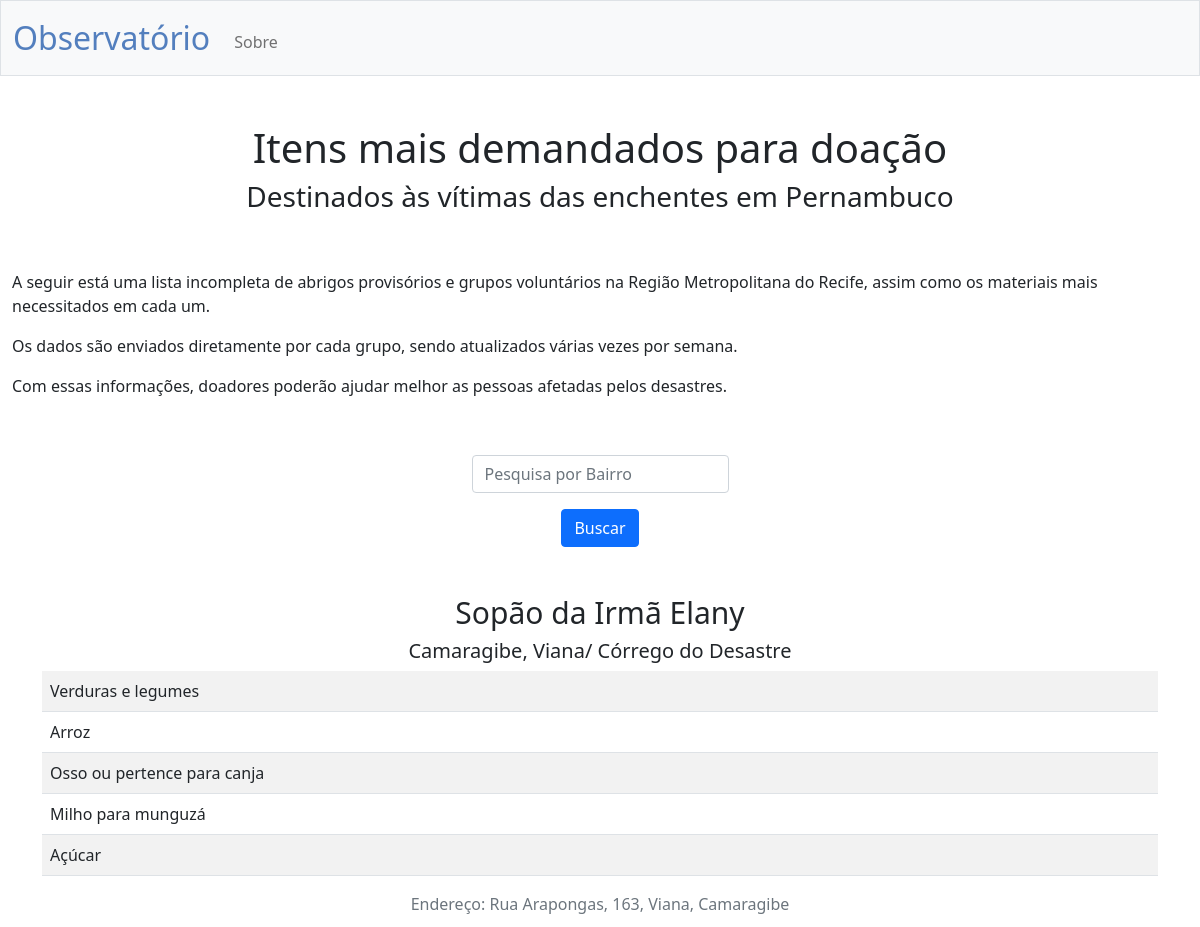
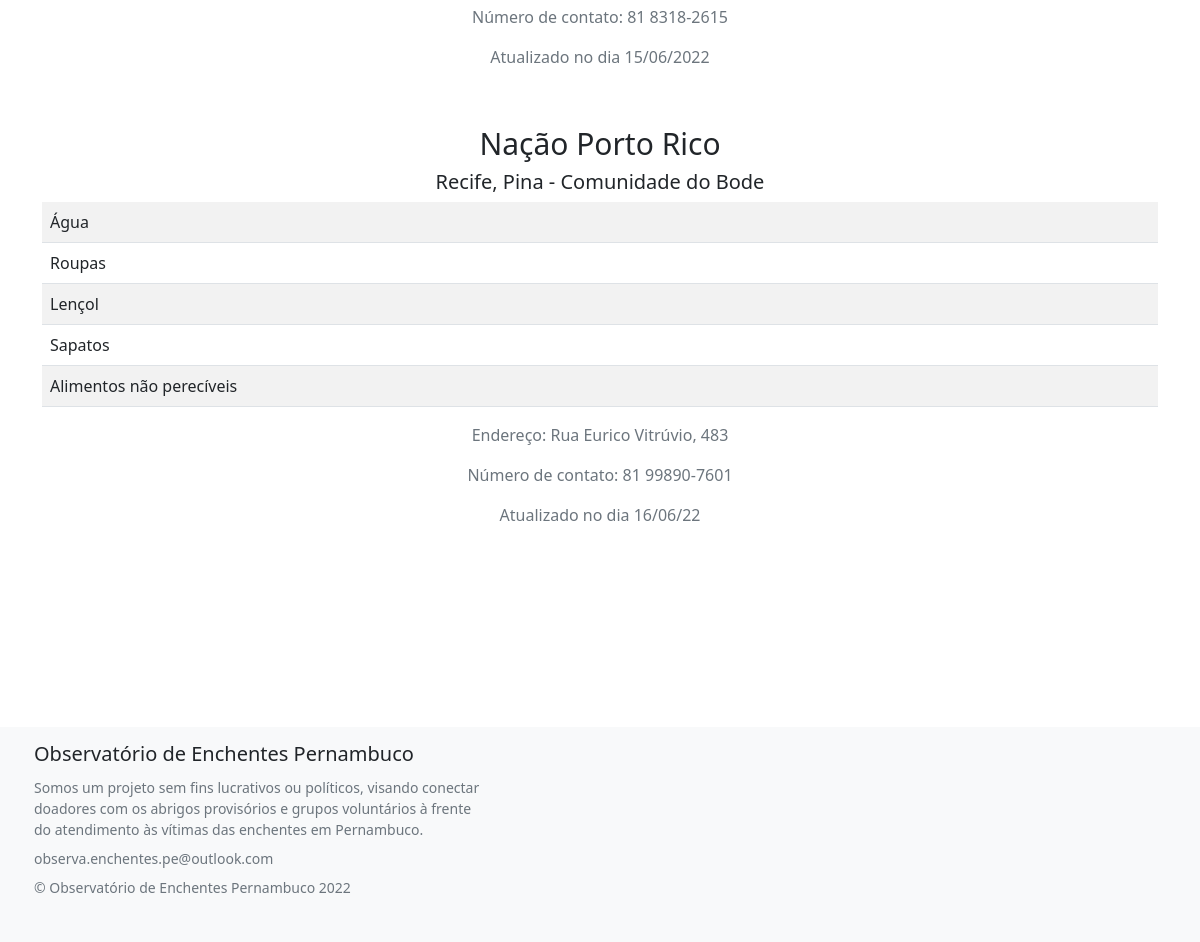
Before: / with the older database file (2 pictures, top to bottom).
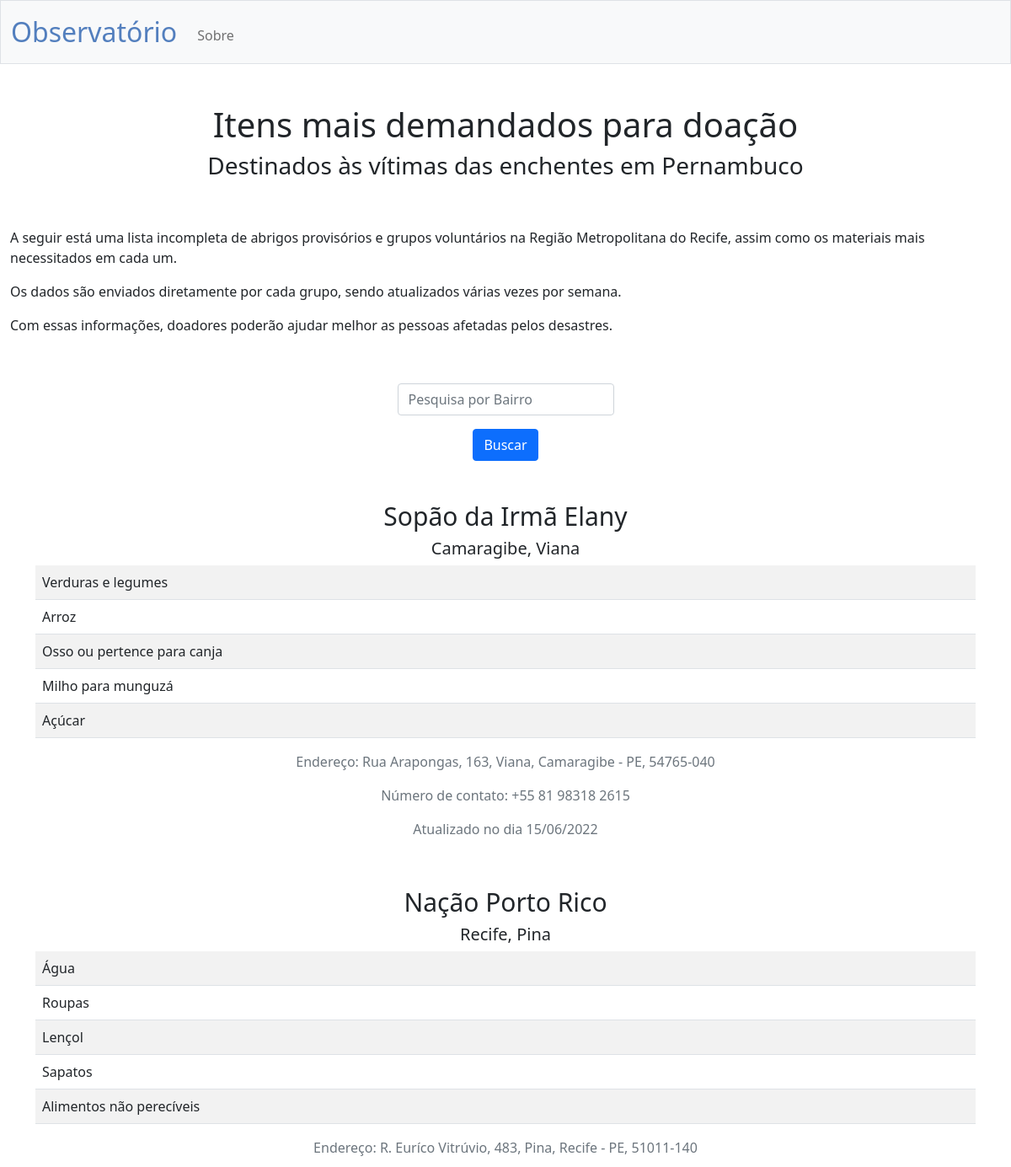
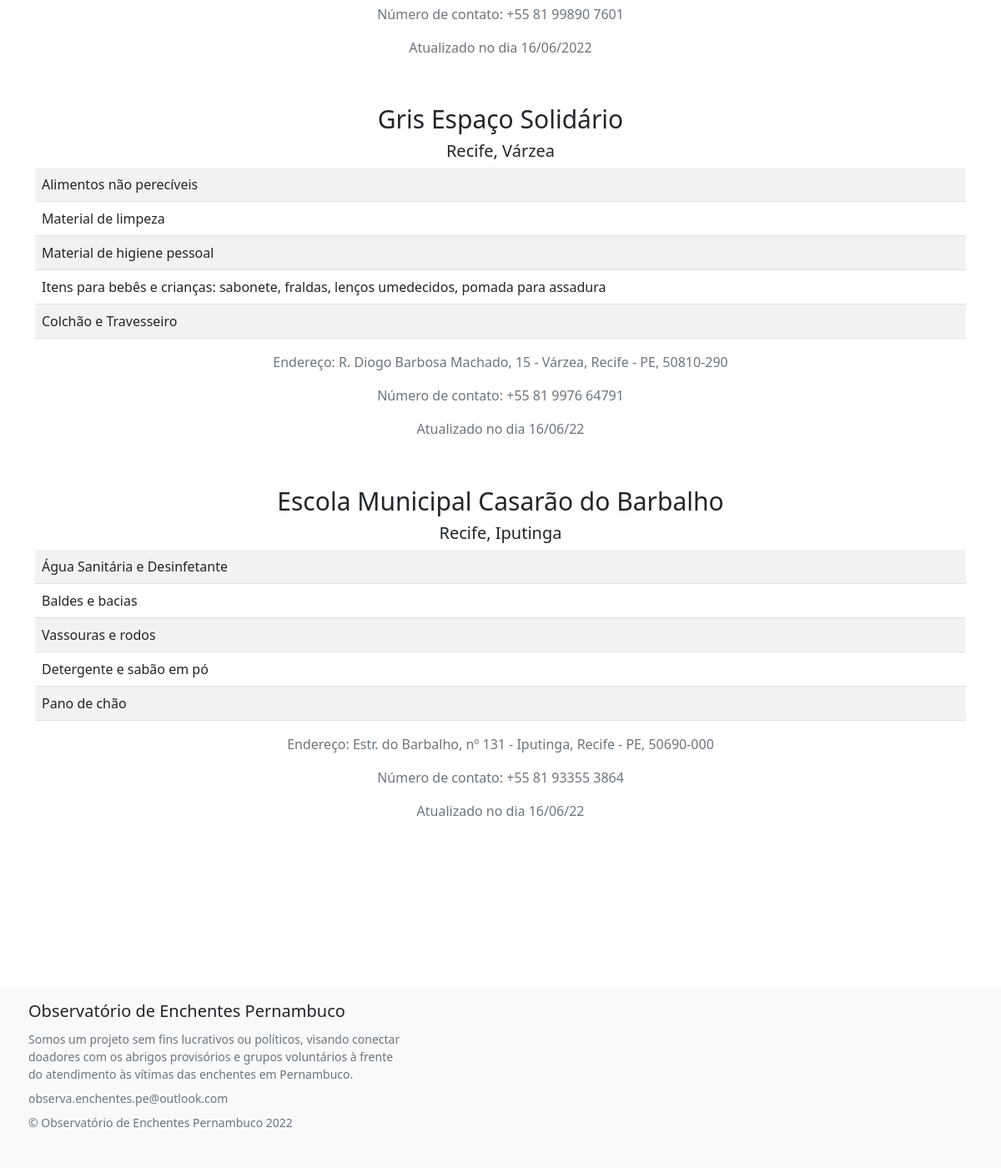
After: the same page with the newer database file (2 pictures, top to bottom).
### tables this page shows
CREATE TABLE "demandas"("item1" TEXT NOT NULL,"item2" TEXT,
                                      "item3" TEXT,"item4" TEXT,
                                      "item5" TEXT, "data" DATE, "id_lugar" INTEGER NOT NULL,
                                      FOREIGN KEY(id_lugar) REFERENCES lugares(id));

CREATE TABLE "lugares"("id" INTEGER PRIMARY KEY AUTOINCREMENT NOT NULL,
                                    "nome" TEXT NOT NULL, "cidade" TEXT NOT NULL,
                                    "bairro" TEXT, "endereço" TEXT, "latitude" REAL,
                                    "longitude" REAL, "email" TEXT, "telefone" TEXT, tag TEXT, insta TEXT);

### app.py (the view)
@app.route("/", methods=["GET", "POST"])
def index():
    if request.method == "POST":
        bairro = request.form.get("bairro")
        lugares = db.execute("SELECT * FROM lugares JOIN demandas ON lugares.id = demandas.id_lugar WHERE bairro = ?", bairro)
        return render_template("index.html", lugares=lugares)
    else:
        lugares = db.execute("SELECT * FROM lugares JOIN demandas ON lugares.id = demandas.id_lugar")
    return render_template("index.html", lugares=lugares)

### templates/index.html (shortened to what this page needs)
{% extends "layout.html" %}
{% block main %}
    <head>
        <link href="/static/styles.css" rel="stylesheet">
        <h1>Itens mais demandados para doação</h1>
    </head>
    <body>
    <h3>Destinados às vítimas das enchentes em Pernambuco</h3>
    <p class = "text-start">
        A seguir está uma lista incompleta de abrigos provisórios e grupos voluntários na Região Metropolitana do Recife, assim como os
        materiais mais necessitados em cada um.
    </p>
    <p class = "text-start">
        Os dados são enviados diretamente por cada grupo, sendo atualizados várias vezes por semana.
    </p>
    <p class = "text-start">
        Com essas informações, doadores poderão ajudar melhor as pessoas afetadas pelos desastres.
    </p>
    <form action="/" method="post">
        <div class="mb-3">
            <input autocomplete="off" autofocus class="form-control mx-auto w-auto" name="bairro" placeholder="Pesquisa por Bairro" type="text">
        </div>
        <button class="btn btn-primary" type="submit">Buscar</button>
    </form>
    <main class = "container py-5 text-center">
            {% for lugar in lugares %}
                <h2 class = "text-center" id = "titulo">{{lugar.nome}}</h2>
                <h3 class = "text-center" id = "bairro">{{lugar.cidade}}, {{lugar.bairro}}</h3>
                <table class = "table table-striped">
                    <tr>
                        <td class = "text-start">{{lugar.item1}}</td>
                    </tr>
                    <tr>
                        <td class = "text-start">{{lugar.item2}}</td>
                    </tr>
                    <tr>
                        <td class = "text-start">{{lugar.item3}}</td>
                    </tr>
                    <tr>
                        <td class = "text-start">{{lugar.item4}}</td>
                    </tr>
                    <tr>
                        <td class = "text-start">{{lugar.item5}}</td>
                    </tr>
                </table>
                <p class = "text-muted">Endereço: {{lugar.endereço}}</p>
                <p class = "text-muted">Número de contato: {{lugar.telefone}}</p>
                <p class = "text-muted">Atualizado no dia {{lugar.data}}</p>
            {% endfor %}
        </body>
    </main>
{% endblock %}

### templates/layout.html (shortened to what this page needs)
<!DOCTYPE html>
<html lang="pt-BR">
    <head>
        <link href="https://cdn.jsdelivr.net/npm/bootstrap@5.1.3/dist/css/bootstrap.min.css" rel="stylesheet">
        <link href="/static/styles.css" rel="stylesheet">
    </head>
    <body>
        <nav class="bg-light border navbar navbar-expand-md navbar-light">
            <div class="container-fluid">
                <a class="navbar-brand" href="/"><span class="blue">Observatório</span></a>
                <div class="collapse navbar-collapse" id="navbar">
                        <ul class="navbar-nav me-auto mt-2">
                            <li class="nav-item"><a class="nav-link" href="/sobre">Sobre</a></li>
                        </ul>
                </div>
            </div>
        </nav>
        <main class="container-fluid py-5 text-center">
            {% block main %}{% endblock %}
        <footer class="bd-footer py-4 py-md-1 mt-5 bg-light">
            <div class="container py-4 py-md-2 px-4 px-md-1">
                <div class="row">
                    <div class="col-lg-5 mb-3">
                        <a class="d-inline-flex align-items-center mb-2 link-dark text-decoration-none" href="/" aria-label="Bootstrap">
                            <span class="fs-5">Observatório de Enchentes Pernambuco</span>
                        </a>
                        <ul class="list-unstyled small text-muted">
                            <li class="mb-2">Somos um projeto sem fins lucrativos ou políticos,
                                visando conectar doadores com os abrigos provisórios e grupos voluntários
                                à frente do atendimento às vítimas das enchentes em Pernambuco.
                            </li>
                            <li class="mb-2">
                                observa.enchentes.pe@outlook.com
                            </li>
                            <li class="mb-2">
                                &copy; Observatório de Enchentes Pernambuco 2022
                            </li>
                        </ul>
                    </div>
                </div>
            </div>
        </footer>
    </body>
</html>

### static/styles.css (style rules this page uses)
nav .navbar-brand { font-size: xx-large; }
nav .navbar-brand .blue { color: #537fbe; }
#titulo { font-size: 30px; }
#bairro { font-size: 20px; }

Changed rows visible on the page:
changed through a linked row, demandas "Verduras e legumes": bairro "Viana/ Córrego do Desastre" → "Viana"; endereço "Rua Arapongas, 163, Viana, Camaragibe" → "Rua Arapongas, 163, Viana, Camaragibe - PE, 54765-040"; telefone "81 8318-2615" → "+55 81 98318 2615"
changed demandas "Água": bairro "Pina - Comunidade do Bode" → "Pina"; endereço "Rua Eurico Vitrúvio, 483" → "R. Euríco Vitrúvio, 483, Pina, Recife - PE, 51011-140"; telefone "81 99890-7601" → "+55 81 99890 7601"; data "16/06/22" → "16/06/2022"
added demandas: nome "Gris Espaço Solidário", cidade "Recife", bairro "Várzea", item1 "Alimentos não perecíveis", item2 "Material de limpeza", item3 "Material de higiene pessoal", item4 "Itens para bebês e crianças: sabonete, fraldas, lenços umedecidos, pomada para assadura", item5 "Colchão e Travesseiro", endereço "R. Diogo Barbosa Machado, 15 - Várzea, Recife - PE, 50810-290", telefone "+55 81 9976 64791", data "16/06/22"
added demandas: nome "Escola Municipal Casarão do Barbalho", cidade "Recife", bairro "Iputinga", item1 "Água Sanitária e Desinfetante", item2 "Baldes e bacias", item3 "Vassouras e rodos", item4 "Detergente e sabão em pó", item5 "Pano de chão", endereço "Estr. do Barbalho, nº 131 - Iputinga, Recife - PE, 50690-000", telefone "+55 81 93355 3864", data "16/06/22"
